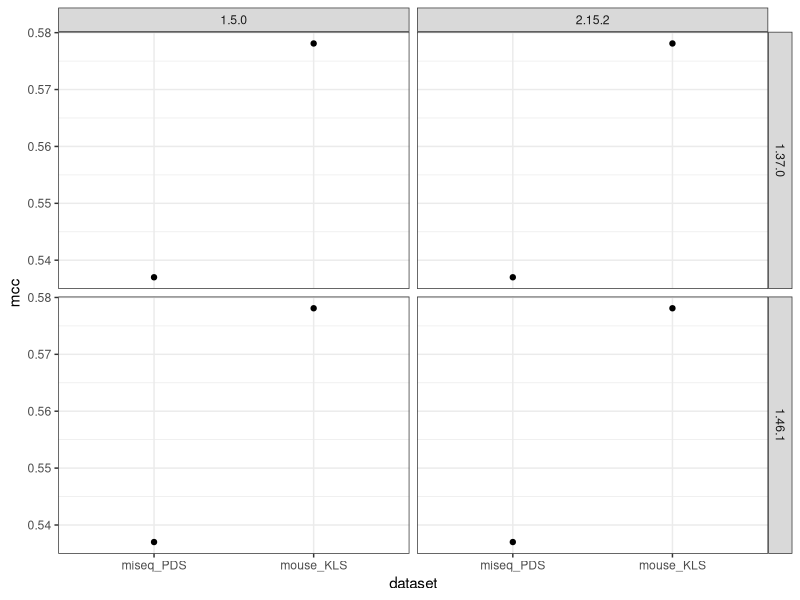

Reproduce this figure in R.
## ---- chunk 1
knitr::opts_chunk$set(echo = TRUE,
                      message = FALSE,
                      fig.path = here::here('scratch','figures/')
                      )
## ---- chunk 2
library(glue)
library(here)
library(tidyverse)
theme_set(theme_bw())
## ---- chunk 3
dat <- read_tsv(here('results/all_sensspec.tsv'))
dat %>% 
    ggplot(aes(dataset, mcc)) +
    geom_point() +
    facet_grid(mothur ~ vsearch) #+ylim(0, 1)
